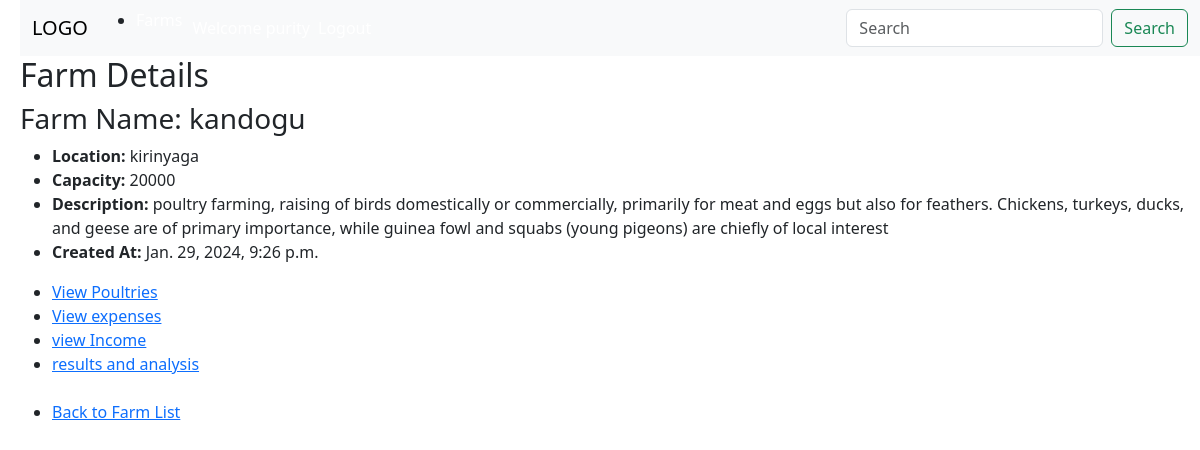
/1/ (signed in), run on the app's committed database.
### farms/models.py (models this page shows, shortened)
class Farm(models.Model):
    farmer = models.ForeignKey(User, on_delete=models.CASCADE)
    farmName = models.CharField(max_length=100)
    location = models.CharField(max_length=100)
    capacity = models.PositiveIntegerField()
    description = models.TextField(blank=True, null=True)
    created_at = models.DateTimeField(auto_now_add=True)
    class Meta:
        ordering = ["created_at"]

### farms/views.py (the view)
# urls.py: path("<int:pk>/", views.farm_detail, name="farm-detail"),
@login_required(login_url="login")
def farm_detail(request, pk):
    farm = get_object_or_404(Farm, pk=pk)
    context = {"farm": farm}
    return render(request, "farms/farm_detail.html", context)

### farms/templates/farms/farm_detail.html (shortened to what this page needs)
{% extends 'base.html' %}
    {% block content %}
    <div>
      <div>
        <h2>Farm Details</h2>
        <h3>Farm Name: {{ farm.farmName }}</h3>
        <ul>
          <li><strong>Location:</strong> {{ farm.location }}</li>
          <li><strong>Capacity:</strong> {{ farm.capacity }}</li>
          <li><strong>Description:</strong> {{ farm.description }}</li>
          <li><strong>Created At:</strong> {{ farm.created_at }}</li>
        </ul>
      </div>
      <div>
        <ul>
          {% if farm.id %}
          <li><a href="{% url 'poultry-list' farm.id  %}">View Poultries</a></li>
          <li> <a href="{% url 'expense-list' farm.id  %}">View expenses</a></li>
          <li><a href="{% url 'income-list' farm.id %}">view Income</a></li>
          <li><a href="{% url 'revenue-expense-chart' farm.id %}">results and analysis</a></li>
          {% endif %} <br />
          <li><a href="{% url 'farm-list' %}">Back to Farm List</a></li>
        </ul>
      </div>
    </div>
    {% endblock content %}

### poultry/templates/base.html (shortened to what this page needs)
<!doctype html>
<html lang="en">
  <head>
  </head>
  <body style="margin-left: 20px;">
    {% include "navbar.html" %}
    {% block content %}
    {% endblock content %}
  </body>
</html>

### poultry/templates/navbar.html (shortened to what this page needs)
<!DOCTYPE html>
<html lang="en">
<head>
    {% load bootstrap5 %}
    {% bootstrap_css %}
</head>
<body>
    <nav class="navbar navbar-expand-lg bg-body-tertiary" style="background-color: black;">
        <div class="container-fluid">
          <a class="navbar-brand" href="{% url 'farm-list' %}">LOGO</a>
          <div class="collapse navbar-collapse" id="navbarNav">
            <ul>
              <li class="nav-item" >
                <a class="nav-link active" style="color: white;"
                aria-current="page" href="{% url 'farm-list' %}">Farms</a>
              </li>
            </ul>
            {% if request.user.is_authenticated %}
            <ul class="navbar-nav">
            <li class="nav-item" style="margin-left: 10px; color: white;">
              Welcome {{ request.user }}</li>
            </ul>
            <ul class="navbar-nav">
              <li class="nav-item">
                <a style="color: white;" class="nav-link active"
                aria-current="page" href="{% url 'logout' %}">Logout</a>
              </li>
            {% else %}
              <li class="nav-item">
                <a style="color: white;" class="nav-link" href="{% url 'login' %}">login</a>
              </li>
            </ul>
            {% endif %}
          </div>
            <form class="d-flex"  method="get" action="{% url 'farm-list' %}" >
                <input class="form-control me-2" type="search" name="q" placeholder="Search"
                value="{{ filter_query }}" aria-label="Search">
                <button class="btn btn-outline-success" type="submit">Search</button>
            </form>
          </div>
      </nav>
</body>
</html>

### data on the page
Farm: farmName "kandogu", location "kirinyaga", capacity "20000", description "poultry farming, raising of birds domestically or commercially, primarily for meat and eggs but also for feathers. Chickens, turkeys, ducks, and geese are of primary importance, while guinea fowl and squabs (young pigeons) are chiefly of local interest", created_at "Jan. 29, 2024, 9:26 p.m."
